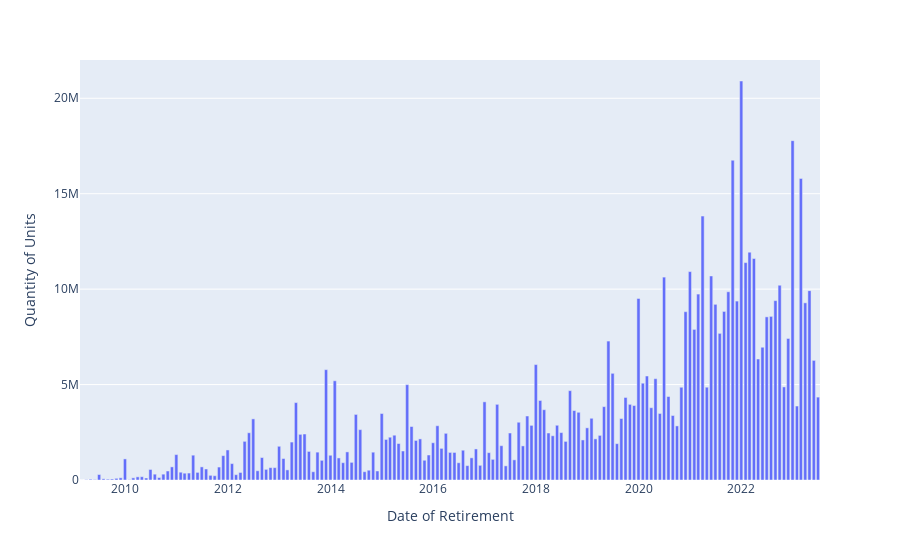

Source (notebook cell):
### Code cell
px.bar(monthly_retirement, x='Date of Retirement',y='Quantity of Units').show()

### Figure 1 — Plotly figure (JSON) as saved in the notebook; plotly's stock layout.template omitted (floating-point values rounded to 4 significant figures; data arrays with more than 128 entries replaced by an {"elided": "..."} marker saying what was removed)
{"data": [{"alignmentgroup": "True", "hovertemplate": "Date of Retirement=%{x}<br>Quantity of Units=%{y}<extra></extra>", "legendgroup": "", "marker": {"color": "#636efa", "pattern": {"shape": ""}}, "name": "", "offsetgroup": "", "orientation": "v", "showlegend": false, "textposition": "auto", "type": "bar", "x": {"elided": "173 str values"}, "xaxis": "x", "y": {"elided": "173 int values"}, "yaxis": "y"}], "layout": {"barmode": "relative", "legend": {"tracegroupgap": 0}, "margin": {"t": 60}, "xaxis": {"anchor": "y", "domain": [0, 1], "title": {"text": "Date of Retirement"}}, "yaxis": {"anchor": "x", "domain": [0, 1], "title": {"text": "Quantity of Units"}}}}
